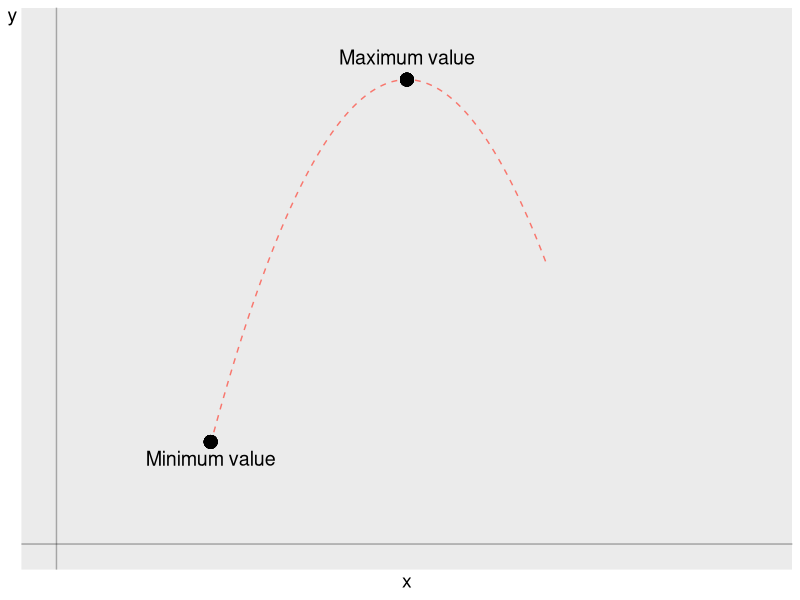
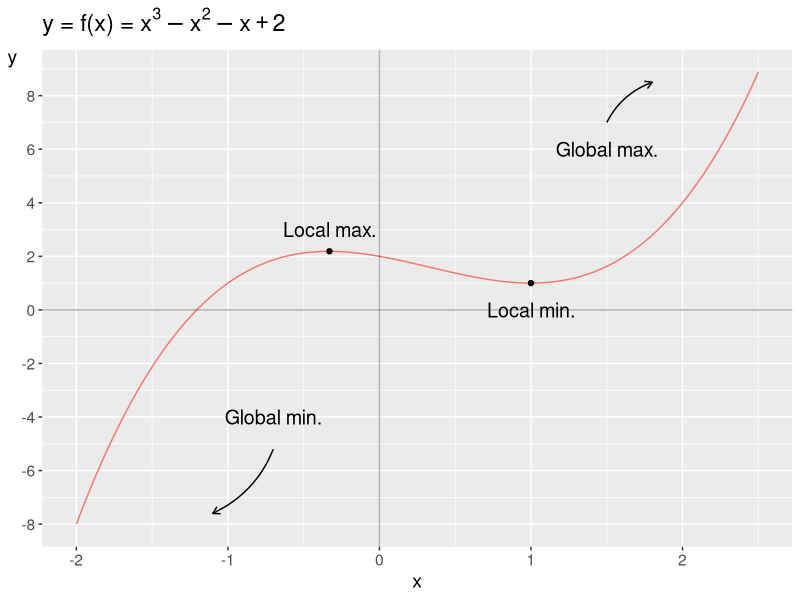
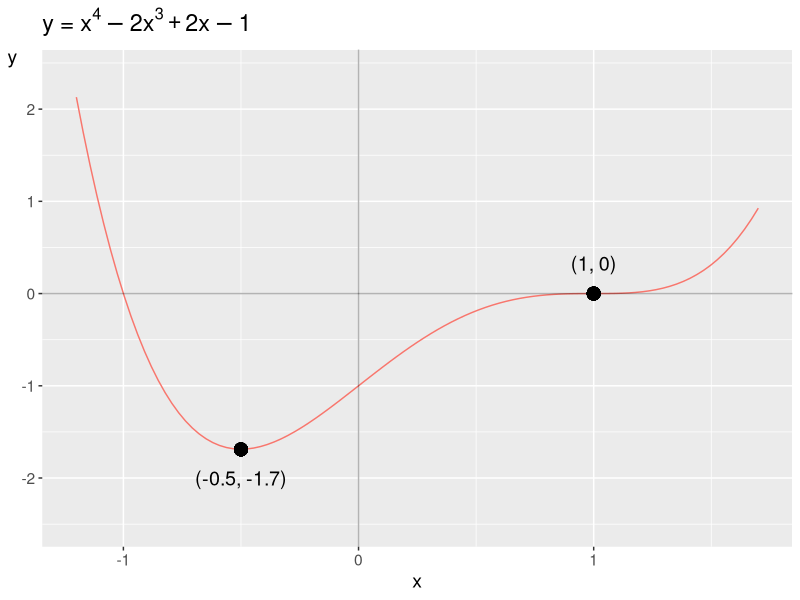

Generate these figures, in order, with R:
## ---- chunk 1
knitr::opts_chunk$set(echo = FALSE, warning = FALSE, message = FALSE, fig.align = "left")
## ---- chunk 2
library("tidyverse")
th11 <- theme(axis.title.y=element_text(angle=0), text=element_text(size=14))
p11 <- ggplot(tibble(x=0:10), aes(x)) +
  geom_vline(xintercept=0, alpha=.3) +
  geom_hline(yintercept=0, alpha=.3) +
  th11
g_minmax <- p11 +
  stat_function(fun=function(x) 10-(x-5)^2, xlim=c(2.2,7), linetype="dashed", color="#F8766D") +
  scale_x_continuous(limits=c(0,10), breaks=NULL) +
  scale_y_continuous(limits=c(0,11), breaks=NULL) +
  geom_point(aes(5,10), color="black", size=4) +
  geom_point(aes(2.2,2.2), color="black", size=4) +
  annotate("text", x=2.2, y=2.2, label="Minimum value", vjust=1.6, size=5) +
  annotate("text", x=5, y=10, label="Maximum value", vjust=-1, size=5)
g_minmax
## ---- chunk 3
g_localminmax <- ggplot() +
  stat_function(fun=function(x) x^3-x^2-x+2, xlim=c(-2,2.5), color="#F8766D") +
  geom_point(aes(x=c(-.33,1), y=c(2.19,1))) +
  scale_y_continuous(breaks=seq(-8,8,2)) +
  labs(x="x", y="y", title=bquote("y = f(x) ="~x^3-x^2-x+2)) +
  th11 +
  annotate("text", x=-.33, y=3, label="Local max.", size=5) +
  annotate("text", x=1, y=0, label="Local min.", size=5) +
  annotate("text", x=1.5, y=6, label="Global max.", size=5) +
  annotate("text", x=-.7, y=-4, label="Global min.", size=5) +
  annotate("curve", x=-.7, y=-5.2, xend=-1.1, yend=-7.6,
           curvature=-.2, arrow=arrow(length=unit(2,"mm"))) +
  annotate("curve", x=1.5, y=7, xend=1.8, yend=8.5,
           curvature=-.2, arrow=arrow(length=unit(2,"mm"))) +
  geom_vline(xintercept=0, alpha=.3) +
  geom_hline(yintercept=0, alpha=.3)
g_localminmax
## ---- chunk 4
g_min_terrace <- ggplot(tibble(x=-10:10)) +
  th11 +
  stat_function(fun=function(x) x^4-2*x^3+2*x-1, color="#F8766D") +
  xlim(-1.2,1.7) + ylim(-2.5,2.4) +
  geom_point(aes(x=-.5, y=-1.69), size=4) +
  geom_point(aes(x=1, y=0), size=4) +
  labs(title=bquote("y ="~x^4-2*x^3+2*x-1), x="x", y="y") +
  annotate(geom='text', x=-.5, y=-2, label="(-0.5, -1.7)", size=5) +
  annotate(geom='text', x=1, y=.33, label="(1, 0)", size=5) +
  geom_vline(xintercept=0, alpha=.3) +
  geom_hline(yintercept=0, alpha=.3)
g_min_terrace
